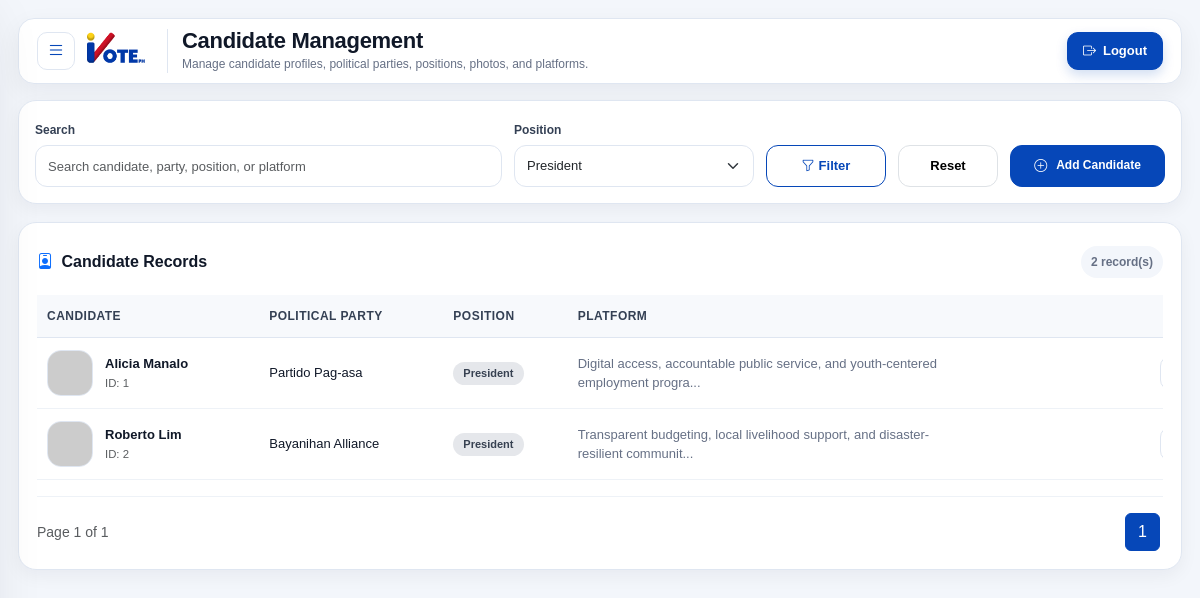
/admin/admin/candidates.php?position_id=1 (signed in), run on the app's committed database.
### tables this page shows
CREATE TABLE candidates (
    candidate_id INT UNSIGNED AUTO_INCREMENT PRIMARY KEY,
    full_name VARCHAR(150) NOT NULL,
    political_party VARCHAR(150) NOT NULL,
    position_id INT UNSIGNED NOT NULL,
    photo VARCHAR(255) NULL,
    platform TEXT NOT NULL,

    created_at TIMESTAMP NOT NULL DEFAULT CURRENT_TIMESTAMP,
    updated_at TIMESTAMP NOT NULL DEFAULT CURRENT_TIMESTAMP ON UPDATE CURRENT_TIMESTAMP,

    INDEX idx_candidates_position_id (position_id),
    UNIQUE KEY uq_candidates_candidate_position (candidate_id, position_id),

    CONSTRAINT fk_candidates_position
        FOREIGN KEY (position_id)
        REFERENCES positions(position_id)
        ON UPDATE CASCADE
        ON DELETE RESTRICT
);

CREATE TABLE positions (
    position_id INT UNSIGNED AUTO_INCREMENT PRIMARY KEY,
    position_name VARCHAR(100) NOT NULL,

     
    description TEXT NULL,
    max_votes INT UNSIGNED NOT NULL DEFAULT 1,
    display_order INT UNSIGNED NOT NULL DEFAULT 0,

    created_at TIMESTAMP NOT NULL DEFAULT CURRENT_TIMESTAMP,
    updated_at TIMESTAMP NOT NULL DEFAULT CURRENT_TIMESTAMP ON UPDATE CURRENT_TIMESTAMP,

    UNIQUE KEY uq_positions_name (position_name),
    INDEX idx_positions_display_order (display_order)
);

### admin/helpers/functions.php (called while the page is built, shortened)
<?php
function e($value)
{
    return htmlspecialchars((string) $value, ENT_QUOTES, 'UTF-8');
}
function candidate_photo_url($filename)
{
    if (!$filename) {
        return 'https://ui-avatars.com/api/?background=0d47a1&color=fff&name=Candidate';
    }
    return url('assets/uploads/candidates/' . rawurlencode($filename));
}
function paginate($total, $page, $perPage)
{
    $totalPages = max(1, (int) ceil($total / $perPage));
    $page = max(1, min($page, $totalPages));
    $offset = ($page - 1) * $perPage;
    return array($page, $totalPages, $offset);
}
?>

### admin/admin/candidates.php (the view, shortened to what this page needs)
<?php
require_once dirname(__FILE__) . '/../helpers/functions.php';
$pdo = db();
function candidate_modal_id($candidate_id, $prefix)
{
    return $prefix . preg_replace('/[^A-Za-z0-9_]/', '_', (string) $candidate_id);
}
    ?>
    <?php
try {
    $positions_stmt = $pdo->query("
        SELECT position_id, position_name, max_votes
        FROM positions
        ORDER BY position_id ASC
    ");
    $positions = $positions_stmt->fetchAll(PDO::FETCH_ASSOC);
} catch (Exception $e) {
    $positions = array();
}
$search = isset($_GET['search']) ? trim((string) $_GET['search']) : '';
$position_filter = isset($_GET['position_id']) ? trim((string) $_GET['position_id']) : '';
$page = isset($_GET['page']) ? (int) $_GET['page'] : 1;
$per_page = 10;
$where = array();
$params = array();
if ($position_filter != '') {
    $where[] = "c.position_id = :position_id";
    $params[':position_id'] = $position_filter;
}
$where_sql = '';
if (count($where) > 0) {
    $where_sql = 'WHERE ' . implode(' AND ', $where);
}
$count_sql = "
    SELECT COUNT(*)
    FROM candidates c
    LEFT JOIN positions p ON c.position_id = p.position_id
    $where_sql
";
$count_stmt = $pdo->prepare($count_sql);
foreach ($params as $key => $value) {
    $count_stmt->bindValue($key, $value);
}
$count_stmt->execute();
$total_rows = (int) $count_stmt->fetchColumn();
$pagination = paginate($total_rows, $page, $per_page);
$page = $pagination[0];
$total_pages = $pagination[1];
$offset = $pagination[2];
$sql = "
    SELECT
        c.candidate_id,
        c.full_name,
        c.political_party,
        c.position_id,
        c.photo,
        c.platform,
        p.position_name
    FROM candidates c
    LEFT JOIN positions p ON c.position_id = p.position_id
    $where_sql
    ORDER BY p.position_id ASC, c.candidate_id ASC
    LIMIT :limit OFFSET :offset
";
$stmt = $pdo->prepare($sql);
foreach ($params as $key => $value) {
    $stmt->bindValue($key, $value);
}
$stmt->bindValue(':limit', (int) $per_page, PDO::PARAM_INT);
$stmt->bindValue(':offset', (int) $offset, PDO::PARAM_INT);
$stmt->execute();
$candidates = $stmt->fetchAll(PDO::FETCH_ASSOC);
require_once dirname(__FILE__) . '/../includes/header.php';
require_once dirname(__FILE__) . '/../includes/sidebar.php';
?>
<div class="ivote-management-page">
    <div class="ivote-filter-card">
        <form method="GET" action="candidates.php" class="ivote-filter-form">
            <div>
                <label class="form-label">Search</label>
                <input type="text" name="search" class="form-control" value="<?php echo e($search); ?>" placeholder="Search candidate, party, position, or platform">
            </div>
            <div>
                <label class="form-label">Position</label>
                <select name="position_id" class="form-select">
                    <?php foreach ($positions as $position) { ?>
                        <option value="<?php echo e($position['position_id']); ?>" <?php echo ($position_filter == $position['position_id']) ? 'selected' : ''; ?>>
                            <?php echo e($position['position_name']); ?>
                        </option>
                    <?php } ?>
                </select>
            </div>
            <button type="submit" class="btn btn-ivote-outline">
                <i class="bi bi-funnel me-1"></i>
                Filter
            </button>
            <a href="candidates.php" class="btn btn-light border ivote-reset-btn">
                Reset
            </a>
            <button type="button" class="btn btn-ivote" data-bs-toggle="modal" data-bs-target="#addCandidateModal">
                <i class="bi bi-plus-circle me-1"></i>
                Add Candidate
            </button>
        </form>
    </div>
    <div class="ivote-card ivote-data-card">
        <div class="ivote-card-header">
            <h3 class="ivote-section-title">
                <i class="bi bi-person-badge text-primary me-1"></i>
                Candidate Records
            </h3>
            <span class="ivote-record-count">
                <?php echo number_format($total_rows); ?> record(s)
            </span>
        </div>
        <div class="table-responsive">
            <table class="table ivote-management-table">
                <thead>
                    <tr>
                        <th>Candidate</th>
                        <th>Political Party</th>
                        <th>Position</th>
                        <th>Platform</th>
                        <th class="text-end">Actions</th>
                    </tr>
                </thead>
                <tbody>
                    <?php if (count($candidates) > 0) { ?>
                        <?php foreach ($candidates as $candidate) { ?>
                            <?php
                                $view_modal = candidate_modal_id($candidate['candidate_id'], 'viewCandidate');
                                $photo_url = candidate_photo_url($candidate['photo']);
                            ?>
                            <tr>
                                <td>
                                    <div class="ivote-candidate-cell">
                                        <img src="<?php echo e($photo_url); ?>" alt="Candidate Photo">
                                        <div>
                                            <div class="fw-bold"><?php echo e($candidate['full_name']); ?></div>
                                            <small class="text-muted">ID: <?php echo e($candidate['candidate_id']); ?></small>
                                        </div>
                                    </div>
                                </td>
                                <td><?php echo e($candidate['political_party'] ? $candidate['political_party'] : 'Independent'); ?></td>
                                <td>
                                    <span class="badge text-bg-secondary">
                                        <?php echo e($candidate['position_name'] ? $candidate['position_name'] : 'No Position'); ?>
                                    </span>
                                </td>
                                <td>
                                    <span class="ivote-platform-preview">
                                        <?php
                                            $platform = trim((string) $candidate['platform']);
                                            if ($platform == '') {
                                                echo 'No platform provided.';
                                            } else {
                                                echo e(strlen($platform) > 80 ? substr($platform, 0, 80) . '...' : $platform);
                                            }
                                        ?>
                                    </span>
                                </td>
                                <td class="text-end">
                                    <button type="button" class="btn btn-sm btn-ivote-icon" data-bs-toggle="modal" data-bs-target="#<?php echo e($view_modal); ?>">
                                    </button>
                                </td>
                            </tr>
                        <?php } ?>
                    <?php } ?>
                </tbody>
            </table>
        </div>
        <div class="ivote-pagination-wrap">
            <div class="text-muted small">
                Page <?php echo number_format($page); ?> of <?php echo number_format($total_pages); ?>
            </div>
            <nav>
                <ul class="pagination mb-0">
                    <?php for ($i = 1; $i <= $total_pages; $i++) { ?>
                        <li class="page-item <?php echo ($i == $page) ? 'active' : ''; ?>">
                            <a class="page-link" href="candidates.php?search=<?php echo urlencode($search); ?>&position_id=<?php echo urlencode($position_filter); ?>&page=<?php echo $i; ?>">
                                <?php echo $i; ?>
                            </a>
                        </li>
                    <?php } ?>
                </ul>
            </nav>
        </div>
    </div>
</div>
<?php
require_once dirname(__FILE__) . '/../includes/footer.php';
?>

### data on the page
candidates: full_name "Alicia Manalo", candidate_id "1", political_party "Partido Pag-asa", position.position_name "President", platform "Digital access, accountable public service, and youth-centered employment progra..."
candidates: full_name "Roberto Lim", candidate_id "2", political_party "Bayanihan Alliance", position.position_name "President", platform "Transparent budgeting, local livelihood support, and disaster-resilient communit..."

### other printed values
$page_title "Candidate Management"
$page_subtitle "Manage candidate profiles, political parties, positions, photos, and platforms."
$total_rows "2"
$page "1"
$total_pages "1"
form field position_id "President"
